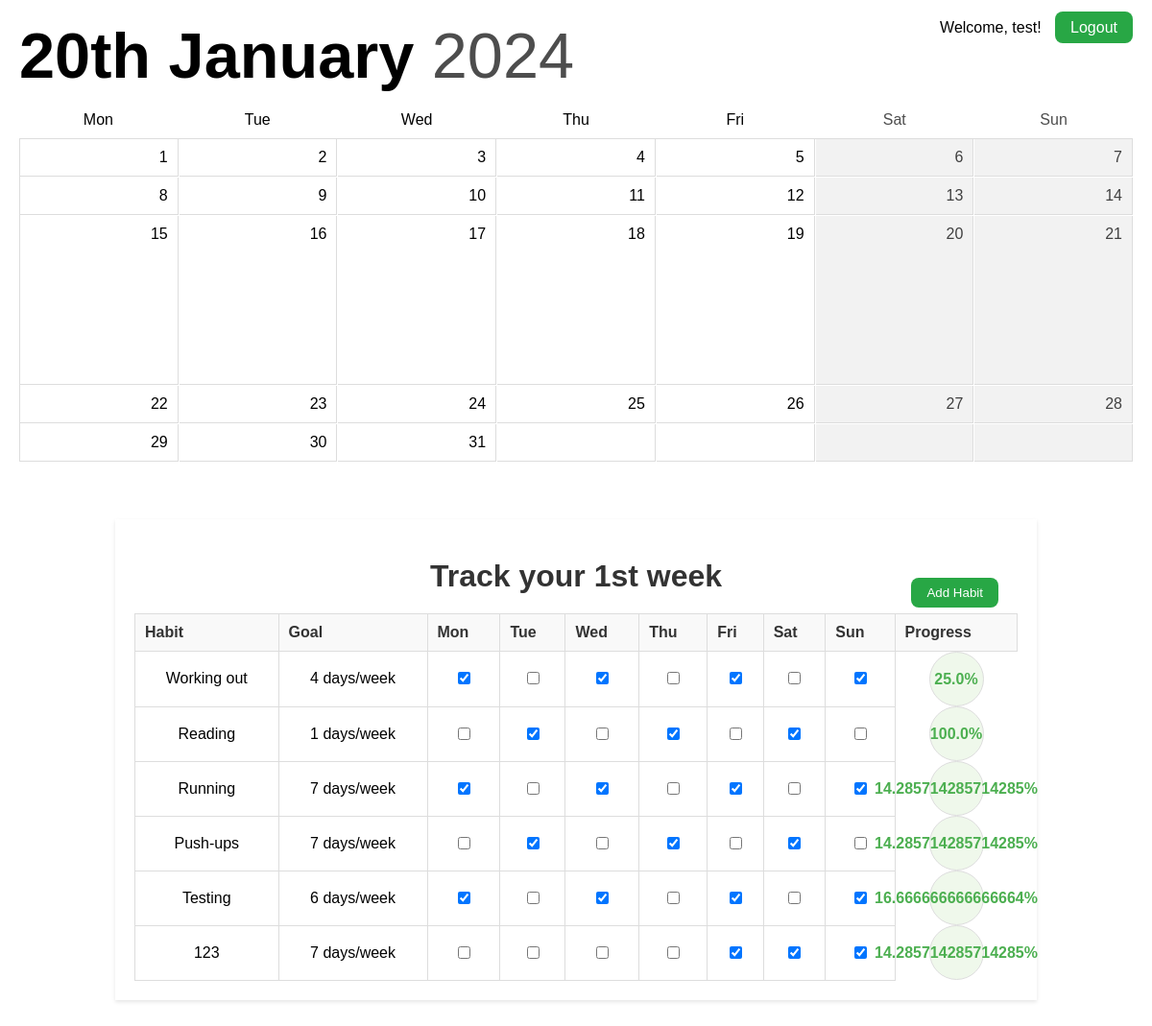
Screenshot of / (signed in) with the database file from the repository.
### app.py (models this page shows)
class User(db.Model):
    id = db.Column(db.Integer, primary_key=True)
    username = db.Column(db.String(80), unique=True, nullable=False)
    password = db.Column(db.String(120), nullable=False)

class Habit(db.Model):
    id = db.Column(db.Integer, primary_key=True)
    habit_name = db.Column(db.String(100), nullable=False)
    goal_days = db.Column(db.Integer, nullable=False)
    user_id = db.Column(db.Integer, db.ForeignKey('user.id'), nullable=False)
    user = db.relationship('User', backref=db.backref('habits', lazy=True))

### app.py (the view)
@app.route('/')
def home():
    if 'user_id' not in session:
        return redirect(url_for('login'))
    user_id = session['user_id']
    user = User.query.get(user_id)
    if user:
        calendar_data = generate_calendar_data()
        habits = Habit.query.filter_by(user_id=user.id).all()
        habit_logs = HabitLog.query.filter(
            HabitLog.habit_id.in_([habit.id for habit in habits]),
            db.extract('month', HabitLog.log_date) == datetime.datetime.now().month
        ).all()
        habit_tracking_data = {}
        for habit in habits:
            habit_logs_for_habit = [log for log in habit_logs if log.habit_id == habit.id]
            habit_tracking_data[habit.id] = {
                'habit_name': habit.habit_name,
                'goal_days': habit.goal_days,
                'logs': {log.log_date.day: log.progress for log in habit_logs_for_habit}
            }
        now = datetime.datetime.now()
        formatted_date = f"{ordinal(now.day)} {now.strftime('%B')}"
        current_year = f"{now.strftime('%Y')}"
        checkbox_states = get_checkbox_states(user.id)
        return render_template('index.html', user=user, calendar_data=calendar_data, formatted_date=formatted_date,
                               current_year=current_year, username=user.username, habits=habits,
                               habit_tracking_data=habit_tracking_data, checkbox_states=checkbox_states)
    else:
        return redirect(url_for('login'))

### app.py (called while the page is built)
def generate_calendar_data(year=None, month=None):
    now = datetime.datetime.now()
    current_year = year or now.year
    current_month = month or now.month
    _, days_in_month = calendar.monthrange(current_year, current_month)
    first_day_of_month = datetime.date(current_year, current_month, 1)
    first_day_of_week = first_day_of_month.weekday()
    leading_empty_cells = first_day_of_week
    calendar_grid = [None] * leading_empty_cells + list(range(1, days_in_month + 1))
    trailing_empty_cells = (7 - (len(calendar_grid) % 7)) % 7
    calendar_grid += [None] * trailing_empty_cells
    calendar_grid_2d = [calendar_grid[i:i+7] for i in range(0, len(calendar_grid), 7)]
    calendar_data = {
        'current_date': now.strftime("%B %Y"),
        'days_in_month': calendar_grid_2d,
        'current_day': now.day,
    }
    return calendar_data

def ordinal(number):
    if 10 <= number % 100 <= 20:
        suffix = 'th'
    else:
        suffix = {1: 'st', 2: 'nd', 3: 'rd'}.get(number % 10, 'th')
    return f"{number}{suffix}"

def get_checkbox_states(user_id):
    checkbox_states = {}
    habit_logs = HabitLog.query.join(Habit).filter(Habit.user_id == user_id).all()
    for log in habit_logs:
        checkbox_states[(log.habit_id, log.day_index)] = log.checked
    return checkbox_states

### templates/index.html (shortened to what this page needs)
<!DOCTYPE html>
<html lang="en">
<head>
        <link rel="stylesheet" href="../static/style.css">
</head>
<body>
    <div id="top-bar">
        <div id="date">
            <span class="formatted-date">{{ formatted_date }}</span>
            <span class="current-year">{{ current_year }}</span>
        </div>
        <div id="account">
            {% if username %}
            <span class="username">Welcome, {{ username }}!</span>
            <a href="{{ url_for('logout') }}" class="logout-button">Logout</a>
            {% endif %}
        </div>
    </div>
    <div id="calendar">
        <div id="weekdays">
            <div class="name">Mon</div>
            <div class="name">Tue</div>
            <div class="name">Wed</div>
            <div class="name">Thu</div>
            <div class="name">Fri</div>
            <div class="weekend">Sat</div>
            <div class="weekend">Sun</div>
        </div>
        <div id="month-view">
            {% for week in calendar_data.days_in_month %}
            {% for day in week %}
            {% if day %}
            {% if day == calendar_data.current_day %}
            <div class="day current-day">{{ day }}</div>
            {% else %}
            <div class="day">{{ day }}</div>
            {% endif %}
            {% else %}
            <div class="day"></div>
            {% endif %}
            {% endfor %}
            {% endfor %}
        </div>
    </div>
    <div class="tracker-container">
        <header>
            <h1>Track your 1st week</h1>
            <button class="addHabitButton">Add Habit</button>
        </header>
        <table class="habit-tracker">
            <thead>
              <tr>
                <th>Habit</th>
                <th>Goal</th>
                {% for day in ['Mon', 'Tue', 'Wed', 'Thu', 'Fri', 'Sat', 'Sun'] %}
                  <th>{{ day }}</th>
                {% endfor %}
                <th>Progress</th>
              </tr>
            </thead>
            <tbody>
              {% for habit in habits %}
                <tr>
                    <td>{{ habit.habit_name }}</td>
                    <td>{{ habit.goal_days }} days/week</td>
                    {% for day in ['Mon', 'Tue', 'Wed', 'Thu', 'Fri', 'Sat', 'Sun'] %}
                        <td>
                           <input
                               type="checkbox"
                               data-habit-id="{{ habit.id }}"
                               data-day-index="{{ loop.index }}"
                               {% if (habit.id, loop.index) in checkbox_states and checkbox_states[(habit.id, loop.index)] %}checked{% endif %}
                           >
                        </td>
                    {% endfor %}
                    <td class="progress habit-{{ habit.id }}-progress">{{ habit_tracking_data[habit.id]['logs']|length / habit.goal_days * 100 }}%</td>
                </tr>
            </tbody>
          {% endfor %}
        </table>
    </div>
</body>
</html>

### static/style.css (style rules this page uses)
#date { font-family: 'SFR', sans-serif; font-size: 50pt; }
.formatted-date { font-weight: 700; }
.current-year { font-weight: 100; color: #4d4d4d }
body { margin: 0; font-family: 'SFP', sans-serif; }
#top-bar { color: black; text-align: left; margin: 20px 20px 0px 20px; }
#account { position: absolute; top: 20px; right: 20px; }
.username { margin-right: 10px; }
.logout-button { text-decoration: none; background-color: #28a745; color: #fff; border: none; padding: 8px 16px; border-radius: 8px; cursor: pointer; }
#calendar { width: 100%; display: flex; flex-direction: column; text-align: right; }
.weekend { font-weight: 100; color: #4d4d4d; }
#weekdays { display: grid; grid-template-columns: repeat(7, 1fr); gap: 1px; margin: 20px 20px -10px 20px; text-align: center; }
#month-view { display: grid; grid-template-columns: repeat(7, 1fr); gap: 1px; margin: 20px; border-left: 1px solid #ddd; border-top: 1px solid #ddd; }
.day, .current-day { width: 100%; padding: 10px; cursor: pointer; box-sizing: border-box; position: relative; border-right: 1px solid #ddd; border-bottom: 1px solid #ddd; }
.current-day { background-color: #ffc299; height: 0; padding-bottom: 100%; position: relative; font-weight: 500; }
#month-view .day:nth-child(6), #month-view .day:nth-child(7), #month-view .day:nth-child(13), #month-view .day:nth-child(14), #month-view .day:nth-child(20), #month-view .day:nth-child(21), #month-view .day:nth-child(27), #month-view .day:nth-child(28), #month-view .day:nth-child(34), #month-view .day:nth-child(35) { background-color: #f2f2f2; color: #404040; }
.tracker-container { width: 80%; margin: 40px auto; background-color: #fff; box-shadow: 0 2px 4px rgba(0, 0, 0, 0.1); padding: 20px; box-sizing: border-box; }
header h1 { color: #333; text-align: center; margin-bottom: 20px; }
header { position: relative; }
.habit-tracker { width: 100%; border-collapse: collapse; }
.habit-tracker thead th { background-color: #f9f9f9; color: #333; padding: 10px; text-align: left; }
.habit-tracker th, .habit-tracker td { border: 1px solid #ddd; padding: 10px; text-align: center; }
input[type="checkbox"] { cursor: pointer; }
.habit-tracker td { text-align: center; }
.progress { width: 35px; height: 35px; border-radius: 50%; background-color: #eff8eb; display: flex; align-items: center; justify-content: center; font-weight: bold; color: #4CAF50; margin: auto; }
.addHabitButton { position: absolute; top: 20px; right: 20px; align: right text-decoration: none; background-color: #28a745; color: #fff; border: none; padding: 8px 16px; border-radius: 8px; cursor: pointer; }

### rows the page displays
User: username "test"
Habit: habit_name "Working out", goal_days "4", id "☑" "☑" "☑" "☑", habit_tracking_data "25.0"
Habit: habit_name "Reading", goal_days "1", id "☑" "☑" "☑", habit_tracking_data "100.0"
Habit: habit_name "Running", goal_days "7", id "☑" "☑" "☑" "☑", habit_tracking_data "14.285714285714285"
Habit: habit_name "Push-ups", goal_days "7", id "☑" "☑" "☑", habit_tracking_data "14.285714285714285"
Habit: habit_name "Testing", goal_days "6", id "☑" "☑" "☑" "☑", habit_tracking_data "16.666666666666664"
Habit: habit_name "123", goal_days "7", id "☑" "☑" "☑", habit_tracking_data "14.285714285714285"

### other values shown
{{ current_year }} "2024"
{{ day }} "1" "2" "3" "4" "5" "6" "7" "8" "9" "10" "11" "12" "13" "14" "15" "16" "17" "18" "19" "21" "22" "23" "24" "25" "26" "27" "28" "29" "30" "31"
{{ day }} "20"
{{ day }} "Mon" "Tue" "Wed" "Thu" "Fri" "Sat" "Sun"
